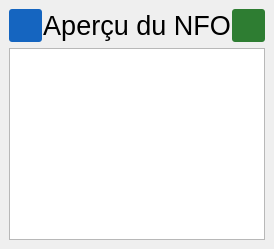
      <widget class="QWidget" name="pageNFO">
       <layout class="QVBoxLayout" name="verticalLayout_6" stretch="0,0">
        <property name="spacing">
         <number>6</number>
        </property>
        <property name="leftMargin">
         <number>9</number>
        </property>
        <property name="topMargin">
         <number>9</number>
        </property>
        <property name="rightMargin">
         <number>9</number>
        </property>
        <property name="bottomMargin">
         <number>9</number>
        </property>
        <item>
         <layout class="QHBoxLayout" name="horizontalLayout_8">
          <property name="spacing">
           <number>0</number>
          </property>
          <property name="leftMargin">
           <number>0</number>
          </property>
          <property name="topMargin">
           <number>0</number>
          </property>
          <property name="rightMargin">
           <number>0</number>
          </property>
          <property name="bottomMargin">
           <number>0</number>
          </property>
          <item>
           <widget class="QPushButton" name="final_goBack">
            <property name="minimumSize">
             <size>
              <width>33</width>
              <height>33</height>
             </size>
            </property>
            <property name="maximumSize">
             <size>
              <width>33</width>
              <height>33</height>
             </size>
            </property>
            <property name="styleSheet">
             <string notr="true">QPushButton {
	background-repeat: no-repeat;
	background-position: center center;
	background-image: url(:/image/back.png);
	border: none;
	border-radius: 3px;
}
QPushButton:enabled {
	background-color: #1565c0;
}
QPushButton:hover {
	background-color: #1976d2;
}
QPushButton:pressed {
	background-color: #0d47a1;
}</string>
            </property>
            <property name="text">
             <string/>
            </property>
            <property name="iconSize">
             <size>
              <width>33</width>
              <height>33</height>
             </size>
            </property>
            <property name="flat">
             <bool>true</bool>
            </property>
           </widget>
          </item>
          <item>
           <widget class="QLabel" name="lbl_pageTitle_2">
            <property name="maximumSize">
             <size>
              <width>16777215</width>
              <height>16777215</height>
             </size>
            </property>
            <property name="font">
             <font>
              <pointsize>20</pointsize>
             </font>
            </property>
            <property name="text">
             <string>Aperçu du NFO</string>
            </property>
            <property name="alignment">
             <set>Qt::AlignCenter</set>
            </property>
           </widget>
          </item>
          <item>
           <widget class="QPushButton" name="final_genNFO">
            <property name="sizePolicy">
             <sizepolicy hsizetype="Fixed" vsizetype="Fixed">
              <horstretch>0</horstretch>
              <verstretch>0</verstretch>
             </sizepolicy>
            </property>
            <property name="minimumSize">
             <size>
              <width>33</width>
              <height>33</height>
             </size>
            </property>
            <property name="maximumSize">
             <size>
              <width>33</width>
              <height>33</height>
             </size>
            </property>
            <property name="styleSheet">
             <string notr="true">QPushButton {
	background-repeat: no-repeat;
	background-position: center center;
	background-image: url(:/image/download.png);
	border: none;
	border-radius: 3px;
	
}
QPushButton:enabled {
	background-color: #2e7d32;
}
QPushButton:hover {
	background-color: #388e3c;
}
QPushButton:pressed {
	background-color: #1b5e20;
}</string>
            </property>
            <property name="text">
             <string/>
            </property>
            <property name="iconSize">
             <size>
              <width>33</width>
              <height>33</height>
             </size>
            </property>
            <property name="flat">
             <bool>true</bool>
            </property>
           </widget>
          </item>
         </layout>
        </item>
        <item>
         <widget class="QPlainTextEdit" name="plainTextEdit">
          <property name="font">
           <font>
            <family>Consolas</family>
            <pointsize>10</pointsize>
           </font>
          </property>
          <property name="plainText">
           <string/>
          </property>
         </widget>
        </item>
       </layout>
      </widget>
